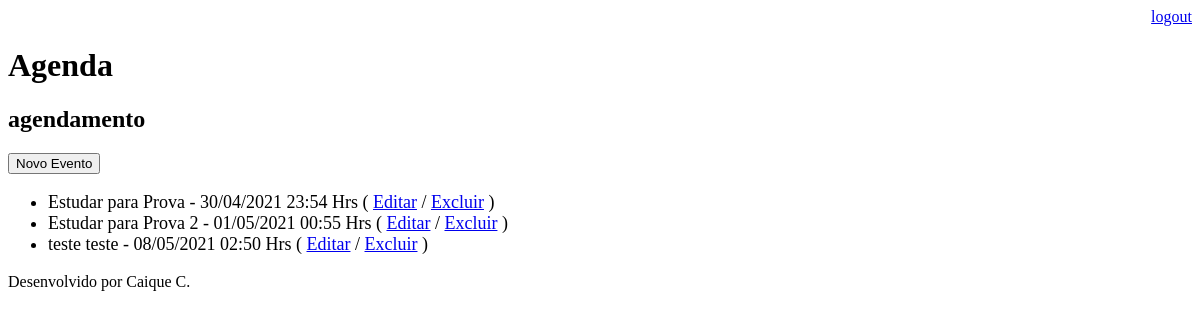
The page /agenda/ (signed in) on the database as committed earlier.
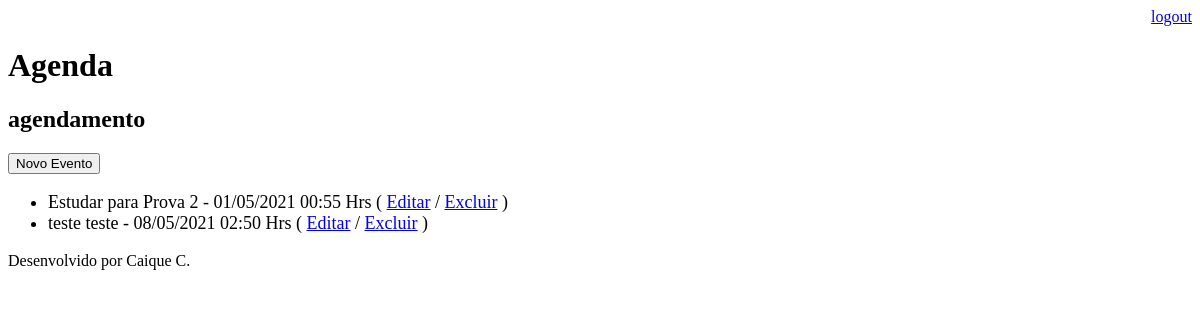
The same page on the database as committed later.
### core/models.py (models this page shows, shortened)
class Evento(models.Model):
    titulo = models.CharField(max_length=100)
    descricao = models.TextField(blank=True, null=True)
    data_evento = models.DateTimeField(verbose_name='Data do Evento')
    data_criacao = models.DateTimeField(auto_now=True) #Auto now retorna a data/ hora do momento em que foi feita a ação
    usuario = models.ForeignKey(User, on_delete=models.CASCADE)
    local_evento = models.TextField(blank=True, null=True)
    class Meta:
        db_table = 'evento'
    def get_data_evento(self):
        return self.data_evento.strftime('%d/%m/%Y  %H:%M Hrs')
    def get_evento_atrasado(self):
        if self.data_evento < datetime.now():
            return True
        else:
            return False

### core/views.py (the view)
# urls.py: path('agenda/', views.lista_eventos),
@login_required(login_url='/login/') # exige o login para visualizar a agenda de eventos
def lista_eventos(request):
    usuario = request.user
    data_atual = datetime.now() - timedelta(hours=1)
    evento = Evento.objects.filter(usuario=usuario,
                                   data_evento__gt=data_atual)
    dados = {'eventos': evento}
    return render(request, 'agenda.html', dados)

### templates/agenda.html (shortened to what this page needs)
{% extends "model-page.html" %}
{% block content %}
    <h2>agendamento</h2>
    <a href="evento/">
        <button type="button">Novo Evento</button>
    </a>
    <ul style="font-size: 18px">
    {% for evento in eventos %}
        <li>
            <div style=>
                {{ evento.titulo }} - {{ evento.get_data_evento }}
                ( <a href="evento/?id={{ evento.id }}">Editar</a>
                / <a href="evento/delete/{{ evento.id }}/">Excluir</a> )
            </div>
        </li>
    {% endfor %}
    </ul>
{% endblock %}

### templates/model-page.html
<!DOCTYPE html>
<html lang="en">
<head>
    {% include "model-header.html" %}
</head>
<body>
    {% block content %} {% endblock %}
    {% include "model-footer.html" %}
</body>
</html>

### templates/model-header.html (shortened to what this page needs)
    <div align="right">
        <a href="/logout">logout</a>
    </div>
    <h1>Agenda</h1>

### templates/model-footer.html
<p>Desenvolvido por Caique C.</p>

Rows that differ between the two databases and show on the page:
no longer on this page (row edited): Evento: titulo "Estudar para Prova", get_data_evento "30/04/2021 23:54 Hrs"
